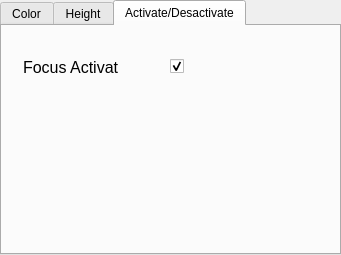
<?xml version="1.0" encoding="UTF-8"?>
<ui version="4.0">
 <class>lightForm</class>
 <widget class="QTabWidget" name="lightForm">
  <property name="geometry">
   <rect>
    <x>0</x>
    <y>0</y>
    <width>341</width>
    <height>255</height>
   </rect>
  </property>
  <property name="minimumSize">
   <size>
    <width>341</width>
    <height>255</height>
   </size>
  </property>
  <property name="maximumSize">
   <size>
    <width>341</width>
    <height>255</height>
   </size>
  </property>
  <property name="windowTitle">
   <string>TabWidget</string>
  </property>
  <property name="currentIndex">
   <number>2</number>
  </property>
  <widget class="QWidget" name="tab">
   <attribute name="title">
    <string>Color</string>
   </attribute>
   <widget class="QLabel" name="label">
    <property name="geometry">
     <rect>
      <x>10</x>
      <y>20</y>
      <width>231</width>
      <height>16</height>
     </rect>
    </property>
    <property name="font">
     <font>
      <pointsize>12</pointsize>
     </font>
    </property>
    <property name="text">
     <string>Tria el color de la llum seleccionada</string>
    </property>
   </widget>
   <widget class="QGroupBox" name="groupBox">
    <property name="geometry">
     <rect>
      <x>20</x>
      <y>50</y>
      <width>291</width>
      <height>161</height>
     </rect>
    </property>
    <property name="font">
     <font>
      <pointsize>11</pointsize>
     </font>
    </property>
    <property name="title">
     <string>Light Color</string>
    </property>
    <layout class="QVBoxLayout" name="verticalLayout">
     <item>
      <layout class="QHBoxLayout" name="horizontalLayout">
       <item>
        <widget class="QLabel" name="label_2">
         <property name="text">
          <string>R</string>
         </property>
        </widget>
       </item>
       <item>
        <widget class="QSlider" name="rSlide">
         <property name="maximum">
          <number>255</number>
         </property>
         <property name="orientation">
          <enum>Qt::Horizontal</enum>
         </property>
        </widget>
       </item>
      </layout>
     </item>
     <item>
      <layout class="QHBoxLayout" name="horizontalLayout_2">
       <item>
        <widget class="QLabel" name="label_3">
         <property name="text">
          <string>G</string>
         </property>
        </widget>
       </item>
       <item>
        <widget class="QSlider" name="gSlide">
         <property name="maximum">
          <number>255</number>
         </property>
         <property name="orientation">
          <enum>Qt::Horizontal</enum>
         </property>
        </widget>
       </item>
      </layout>
     </item>
     <item>
      <layout class="QHBoxLayout" name="horizontalLayout_3">
       <item>
        <widget class="QLabel" name="label_4">
         <property name="text">
          <string>B</string>
         </property>
        </widget>
       </item>
       <item>
        <widget class="QSlider" name="bSlide">
         <property name="maximum">
          <number>255</number>
         </property>
         <property name="orientation">
          <enum>Qt::Horizontal</enum>
         </property>
        </widget>
       </item>
      </layout>
     </item>
    </layout>
   </widget>
  </widget>
  <widget class="QWidget" name="tab">
   <attribute name="title">
    <string>Height</string>
   </attribute>
   <widget class="QSlider" name="heightSlide">
    <property name="geometry">
     <rect>
      <x>20</x>
      <y>80</y>
      <width>271</width>
      <height>61</height>
     </rect>
    </property>
    <property name="contextMenuPolicy">
     <enum>Qt::DefaultContextMenu</enum>
    </property>
    <property name="minimum">
     <number>0</number>
    </property>
    <property name="maximum">
     <number>47</number>
    </property>
    <property name="orientation">
     <enum>Qt::Horizontal</enum>
    </property>
   </widget>
   <widget class="QLabel" name="label_5">
    <property name="geometry">
     <rect>
      <x>20</x>
      <y>30</y>
      <width>291</width>
      <height>16</height>
     </rect>
    </property>
    <property name="font">
     <font>
      <pointsize>12</pointsize>
     </font>
    </property>
    <property name="text">
     <string>Modifica l'alçada relativa a l'objecte del focus</string>
    </property>
   </widget>
  </widget>
  <widget class="QWidget" name="tab_2">
   <attribute name="title">
    <string>Activate/Desactivate</string>
   </attribute>
   <widget class="QWidget" name="layoutWidget">
    <property name="geometry">
     <rect>
      <x>21</x>
      <y>30</y>
      <width>161</width>
      <height>22</height>
     </rect>
    </property>
    <layout class="QHBoxLayout" name="horizontalLayout_4">
     <item>
      <widget class="QLabel" name="label_6">
       <property name="font">
        <font>
         <pointsize>12</pointsize>
        </font>
       </property>
       <property name="text">
        <string>Focus Activat</string>
       </property>
      </widget>
     </item>
     <item>
      <spacer name="horizontalSpacer">
       <property name="orientation">
        <enum>Qt::Horizontal</enum>
       </property>
       <property name="sizeHint" stdset="0">
        <size>
         <width>40</width>
         <height>20</height>
        </size>
       </property>
      </spacer>
     </item>
     <item>
      <widget class="QCheckBox" name="activate">
       <property name="text">
        <string/>
       </property>
       <property name="checked">
        <bool>true</bool>
       </property>
      </widget>
     </item>
    </layout>
   </widget>
  </widget>
 </widget>
 <resources/>
 <connections/>
</ui>
